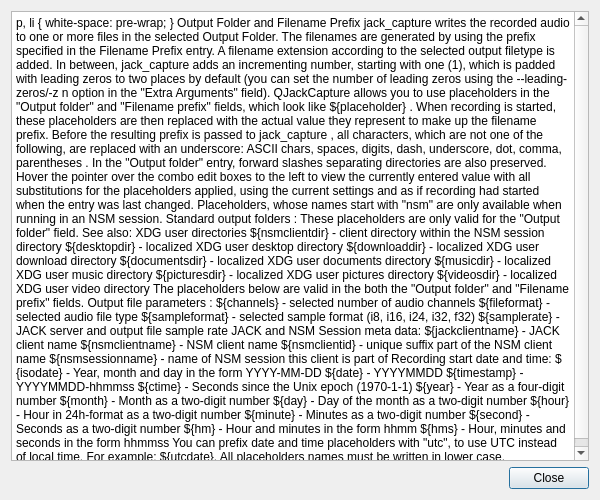
<?xml version="1.0" encoding="UTF-8"?>
<ui version="4.0">
 <class>outputHelpWin</class>
 <widget class="QDialog" name="outputHelpWin">
  <property name="geometry">
   <rect>
    <x>0</x>
    <y>0</y>
    <width>600</width>
    <height>500</height>
   </rect>
  </property>
  <property name="minimumSize">
   <size>
    <width>200</width>
    <height>200</height>
   </size>
  </property>
  <property name="windowTitle">
   <string>Output Folder and Filename Help</string>
  </property>
  <layout class="QVBoxLayout" name="verticalLayout">
   <item>
    <widget class="QTextBrowser" name="textBrowser">
     <property name="html">
      <string>&lt;!DOCTYPE HTML PUBLIC &quot;-//W3C//DTD HTML 4.0//EN&quot; &quot;http://www.w3.org/TR/REC-html40/strict.dtd&quot;&gt;
&lt;html&gt;&lt;head&gt;&lt;meta name=&quot;qrichtext&quot; content=&quot;1&quot; /&gt;&lt;style type=&quot;text/css&quot;&gt;
p, li { white-space: pre-wrap; }
&lt;/style&gt;&lt;/head&gt;&lt;body style=&quot; font-family:'Noto Sans'; font-size:10pt; font-weight:400; font-style:normal;&quot;&gt;
&lt;p style=&quot; margin-top:12px; margin-bottom:12px; margin-left:0px; margin-right:0px; -qt-block-indent:0; text-indent:0px;&quot;&gt;&lt;span style=&quot; font-size:12pt; font-weight:600;&quot;&gt;Output Folder and Filename Prefix&lt;/span&gt;&lt;/p&gt;
&lt;p style=&quot; margin-top:12px; margin-bottom:12px; margin-left:0px; margin-right:0px; -qt-block-indent:0; text-indent:0px;&quot;&gt;&lt;span style=&quot; font-family:'monospace'; font-size:12pt;&quot;&gt;jack_capture&lt;/span&gt;&lt;span style=&quot; font-size:12pt;&quot;&gt; writes the recorded audio to one or more files in the selected &lt;/span&gt;&lt;span style=&quot; font-size:12pt; font-weight:600;&quot;&gt;Output Folder.&lt;/span&gt;&lt;span style=&quot; font-size:12pt;&quot;&gt; The filenames are generated by using the prefix specified in the &lt;/span&gt;&lt;span style=&quot; font-size:12pt; font-weight:600;&quot;&gt;Filename Prefix&lt;/span&gt;&lt;span style=&quot; font-size:12pt;&quot;&gt; entry. A filename extension according to the selected output filetype is added. In between, &lt;/span&gt;&lt;span style=&quot; font-family:'monospace'; font-size:12pt;&quot;&gt;jack_capture&lt;/span&gt;&lt;span style=&quot; font-size:12pt;&quot;&gt; adds an incrementing number, starting with one (1), which is padded with leading zeros to two places by default (you can set the number of leading zeros using the &lt;/span&gt;&lt;span style=&quot; font-family:'monospace'; font-size:12pt;&quot;&gt;--leading-zeros/-z &lt;/span&gt;&lt;span style=&quot; font-family:'monospace'; font-size:12pt; font-style:italic;&quot;&gt;n&lt;/span&gt;&lt;span style=&quot; font-size:12pt;&quot;&gt; option in the &amp;quot;Extra Arguments&amp;quot; field).&lt;/span&gt;&lt;/p&gt;
&lt;p style=&quot; margin-top:12px; margin-bottom:12px; margin-left:0px; margin-right:0px; -qt-block-indent:0; text-indent:0px;&quot;&gt;&lt;span style=&quot; font-size:12pt;&quot;&gt;QJackCapture allows you to use placeholders in the &amp;quot;Output folder&amp;quot; and &amp;quot;Filename prefix&amp;quot; fields, which look like &lt;/span&gt;&lt;span style=&quot; font-family:'monospace'; font-size:12pt;&quot;&gt;${placeholder}&lt;/span&gt;&lt;span style=&quot; font-size:12pt;&quot;&gt;. When recording is started, these placeholders are then replaced with the actual value they represent to make up the filename prefix. Before the resulting prefix is passed to &lt;/span&gt;&lt;span style=&quot; font-family:'monospace'; font-size:12pt;&quot;&gt;jack_capture&lt;/span&gt;&lt;span style=&quot; font-size:12pt;&quot;&gt;, all characters, which are not one of the following, are replaced with an underscore: &lt;/span&gt;&lt;span style=&quot; font-size:12pt; font-style:italic;&quot;&gt;ASCII chars, spaces, digits, dash, underscore, dot, comma, parentheses&lt;/span&gt;&lt;span style=&quot; font-size:12pt;&quot;&gt;. In the &amp;quot;Output folder&amp;quot; entry, forward slashes separating directories are also preserved.&lt;/span&gt;&lt;/p&gt;
&lt;p style=&quot; margin-top:12px; margin-bottom:12px; margin-left:0px; margin-right:0px; -qt-block-indent:0; text-indent:0px;&quot;&gt;&lt;span style=&quot; font-size:12pt;&quot;&gt;Hover the pointer over the combo edit boxes to the left to view the currently entered value with all substitutions for the placeholders applied, using the current settings and as if recording had started when the entry was last changed.&lt;/span&gt;&lt;/p&gt;
&lt;p style=&quot; margin-top:12px; margin-bottom:12px; margin-left:0px; margin-right:0px; -qt-block-indent:0; text-indent:0px;&quot;&gt;&lt;span style=&quot; font-size:12pt;&quot;&gt;Placeholders, whose names start with &lt;/span&gt;&lt;span style=&quot; font-size:12pt; font-style:italic;&quot;&gt;&amp;quot;nsm&amp;quot;&lt;/span&gt;&lt;span style=&quot; font-size:12pt;&quot;&gt; are only available when running in an NSM session. &lt;/span&gt;&lt;/p&gt;
&lt;p style=&quot; margin-top:12px; margin-bottom:12px; margin-left:0px; margin-right:0px; -qt-block-indent:0; text-indent:0px;&quot;&gt;&lt;span style=&quot; font-size:12pt; font-weight:600;&quot;&gt;Standard output folders&lt;/span&gt;&lt;span style=&quot; font-size:12pt;&quot;&gt;: &lt;/span&gt;&lt;/p&gt;
&lt;p style=&quot; margin-top:12px; margin-bottom:12px; margin-left:0px; margin-right:0px; -qt-block-indent:0; text-indent:0px;&quot;&gt;&lt;span style=&quot; font-size:12pt;&quot;&gt;These placeholders are only valid for the &amp;quot;Output folder&amp;quot; field. See also: &lt;/span&gt;&lt;a href=&quot;https://www.freedesktop.org/wiki/Software/xdg-user-dirs/&quot;&gt;&lt;span style=&quot; font-size:12pt; text-decoration: underline; color:#0000ff;&quot;&gt;XDG user directories&lt;/span&gt;&lt;/a&gt;&lt;/p&gt;
&lt;p style=&quot; margin-top:12px; margin-bottom:12px; margin-left:0px; margin-right:0px; -qt-block-indent:0; text-indent:0px;&quot;&gt;&lt;span style=&quot; font-family:'monospace'; font-size:12pt;&quot;&gt;${nsmclientdir}&lt;/span&gt;&lt;span style=&quot; font-size:12pt;&quot;&gt; - client directory within the NSM session directory&lt;br /&gt;&lt;/span&gt;&lt;span style=&quot; font-family:'monospace'; font-size:12pt;&quot;&gt;${desktopdir}&lt;/span&gt;&lt;span style=&quot; font-size:12pt;&quot;&gt; - localized XDG user desktop directory&lt;br /&gt;&lt;/span&gt;&lt;span style=&quot; font-family:'monospace'; font-size:12pt;&quot;&gt;${downloaddir}&lt;/span&gt;&lt;span style=&quot; font-size:12pt;&quot;&gt; - localized XDG user download directory&lt;br /&gt;&lt;/span&gt;&lt;span style=&quot; font-family:'monospace'; font-size:12pt;&quot;&gt;${documentsdir}&lt;/span&gt;&lt;span style=&quot; font-size:12pt;&quot;&gt; - localized XDG user documents directory&lt;br /&gt;&lt;/span&gt;&lt;span style=&quot; font-family:'monospace'; font-size:12pt;&quot;&gt;${musicdir}&lt;/span&gt;&lt;span style=&quot; font-size:12pt;&quot;&gt; - localized XDG user music directory&lt;br /&gt;&lt;/span&gt;&lt;span style=&quot; font-family:'monospace'; font-size:12pt;&quot;&gt;${picturesdir}&lt;/span&gt;&lt;span style=&quot; font-size:12pt;&quot;&gt; - localized XDG user pictures directory&lt;br /&gt;&lt;/span&gt;&lt;span style=&quot; font-family:'monospace'; font-size:12pt;&quot;&gt;${videosdir}&lt;/span&gt;&lt;span style=&quot; font-size:12pt;&quot;&gt; - localized XDG user video directory&lt;/span&gt;&lt;/p&gt;
&lt;p style=&quot; margin-top:12px; margin-bottom:12px; margin-left:0px; margin-right:0px; -qt-block-indent:0; text-indent:0px;&quot;&gt;&lt;span style=&quot; font-size:12pt;&quot;&gt;The placeholders below are valid in the both the &amp;quot;Output folder&amp;quot; and &amp;quot;Filename prefix&amp;quot;  fields.&lt;/span&gt;&lt;/p&gt;
&lt;p style=&quot; margin-top:12px; margin-bottom:12px; margin-left:0px; margin-right:0px; -qt-block-indent:0; text-indent:0px;&quot;&gt;&lt;span style=&quot; font-size:12pt; font-weight:600;&quot;&gt;Output file parameters&lt;/span&gt;&lt;span style=&quot; font-size:12pt;&quot;&gt;: &lt;/span&gt;&lt;/p&gt;
&lt;p style=&quot; margin-top:12px; margin-bottom:12px; margin-left:0px; margin-right:0px; -qt-block-indent:0; text-indent:0px;&quot;&gt;&lt;span style=&quot; font-family:'monospace'; font-size:12pt;&quot;&gt;${channels}&lt;/span&gt;&lt;span style=&quot; font-size:12pt;&quot;&gt; - selected number of audio channels&lt;br /&gt;&lt;/span&gt;&lt;span style=&quot; font-family:'monospace'; font-size:12pt;&quot;&gt;${fileformat}&lt;/span&gt;&lt;span style=&quot; font-size:12pt;&quot;&gt; - selected audio file type&lt;br /&gt;&lt;/span&gt;&lt;span style=&quot; font-family:'monospace'; font-size:12pt;&quot;&gt;${sampleformat}&lt;/span&gt;&lt;span style=&quot; font-size:12pt;&quot;&gt; - selected sample format &lt;/span&gt;&lt;span style=&quot; font-size:12pt; font-style:italic;&quot;&gt;(i8, i16, i24, i32, f32)&lt;/span&gt;&lt;span style=&quot; font-size:12pt;&quot;&gt;&lt;br /&gt;&lt;/span&gt;&lt;span style=&quot; font-family:'monospace'; font-size:12pt;&quot;&gt;${samplerate}&lt;/span&gt;&lt;span style=&quot; font-size:12pt;&quot;&gt; - JACK server and output file sample rate&lt;/span&gt;&lt;/p&gt;
&lt;p style=&quot; margin-top:12px; margin-bottom:12px; margin-left:0px; margin-right:0px; -qt-block-indent:0; text-indent:0px;&quot;&gt;&lt;span style=&quot; font-size:12pt; font-weight:600;&quot;&gt;JACK and NSM Session meta data:&lt;/span&gt;&lt;/p&gt;
&lt;p style=&quot; margin-top:12px; margin-bottom:12px; margin-left:0px; margin-right:0px; -qt-block-indent:0; text-indent:0px;&quot;&gt;&lt;span style=&quot; font-family:'monospace'; font-size:12pt;&quot;&gt;${jackclientname}&lt;/span&gt;&lt;span style=&quot; font-size:12pt;&quot;&gt; - JACK client name&lt;br /&gt;&lt;/span&gt;&lt;span style=&quot; font-family:'monospace'; font-size:12pt;&quot;&gt;${nsmclientname}&lt;/span&gt;&lt;span style=&quot; font-size:12pt;&quot;&gt; - NSM client name&lt;br /&gt;&lt;/span&gt;&lt;span style=&quot; font-family:'monospace'; font-size:12pt;&quot;&gt;${nsmclientid}&lt;/span&gt;&lt;span style=&quot; font-size:12pt;&quot;&gt; - unique suffix part of the NSM client name&lt;/span&gt;&lt;br /&gt;&lt;span style=&quot; font-family:'monospace'; font-size:12pt;&quot;&gt;${nsmsessionname}&lt;/span&gt;&lt;span style=&quot; font-size:12pt;&quot;&gt; - name of NSM session this client is part of&lt;/span&gt;&lt;/p&gt;
&lt;p style=&quot; margin-top:12px; margin-bottom:12px; margin-left:0px; margin-right:0px; -qt-block-indent:0; text-indent:0px;&quot;&gt;&lt;span style=&quot; font-size:12pt; font-weight:600;&quot;&gt;Recording start date and time:&lt;/span&gt;&lt;/p&gt;
&lt;p style=&quot; margin-top:12px; margin-bottom:12px; margin-left:0px; margin-right:0px; -qt-block-indent:0; text-indent:0px;&quot;&gt;&lt;span style=&quot; font-family:'monospace'; font-size:12pt;&quot;&gt;${isodate}&lt;/span&gt;&lt;span style=&quot; font-size:12pt;&quot;&gt; - Year, month and day in the form &lt;/span&gt;&lt;span style=&quot; font-size:12pt; font-style:italic;&quot;&gt;YYYY-MM-DD&lt;/span&gt;&lt;span style=&quot; font-size:12pt;&quot;&gt;&lt;br /&gt;&lt;/span&gt;&lt;span style=&quot; font-family:'monospace'; font-size:12pt;&quot;&gt;${date}&lt;/span&gt;&lt;span style=&quot; font-size:12pt;&quot;&gt; - &lt;/span&gt;&lt;span style=&quot; font-size:12pt; font-style:italic;&quot;&gt;YYYYMMDD&lt;/span&gt;&lt;span style=&quot; font-size:12pt;&quot;&gt;&lt;br /&gt;&lt;/span&gt;&lt;span style=&quot; font-family:'monospace'; font-size:12pt;&quot;&gt;${timestamp}&lt;/span&gt;&lt;span style=&quot; font-size:12pt;&quot;&gt; - &lt;/span&gt;&lt;span style=&quot; font-size:12pt; font-style:italic;&quot;&gt;YYYYMMDD-hhmmss&lt;/span&gt;&lt;span style=&quot; font-size:12pt;&quot;&gt;&lt;br /&gt;&lt;/span&gt;&lt;span style=&quot; font-family:'monospace'; font-size:12pt;&quot;&gt;${ctime}&lt;/span&gt;&lt;span style=&quot; font-size:12pt;&quot;&gt; - Seconds since the Unix epoch (1970-1-1)&lt;br /&gt;&lt;/span&gt;&lt;span style=&quot; font-family:'monospace'; font-size:12pt;&quot;&gt;${year}&lt;/span&gt;&lt;span style=&quot; font-size:12pt;&quot;&gt; - Year as a four-digit number&lt;br /&gt;&lt;/span&gt;&lt;span style=&quot; font-family:'monospace'; font-size:12pt;&quot;&gt;${month}&lt;/span&gt;&lt;span style=&quot; font-size:12pt;&quot;&gt; - Month as a two-digit number&lt;br /&gt;&lt;/span&gt;&lt;span style=&quot; font-family:'monospace'; font-size:12pt;&quot;&gt;${day}&lt;/span&gt;&lt;span style=&quot; font-size:12pt;&quot;&gt; - Day of the month as a two-digit number&lt;br /&gt;&lt;/span&gt;&lt;span style=&quot; font-family:'monospace'; font-size:12pt;&quot;&gt;${hour}&lt;/span&gt;&lt;span style=&quot; font-size:12pt;&quot;&gt; - Hour in 24h-format as a two-digit number&lt;br /&gt;&lt;/span&gt;&lt;span style=&quot; font-family:'monospace'; font-size:12pt;&quot;&gt;${minute}&lt;/span&gt;&lt;span style=&quot; font-size:12pt;&quot;&gt; - Minutes as a two-digit number&lt;br /&gt;&lt;/span&gt;&lt;span style=&quot; font-family:'monospace'; font-size:12pt;&quot;&gt;${second}&lt;/span&gt;&lt;span style=&quot; font-size:12pt;&quot;&gt; - Seconds as a two-digit number&lt;br /&gt;&lt;/span&gt;&lt;span style=&quot; font-family:'monospace'; font-size:12pt;&quot;&gt;${hm}&lt;/span&gt;&lt;span style=&quot; font-size:12pt;&quot;&gt; - Hour and minutes in the form &lt;/span&gt;&lt;span style=&quot; font-size:12pt; font-style:italic;&quot;&gt;hhmm&lt;/span&gt;&lt;span style=&quot; font-size:12pt;&quot;&gt;&lt;br /&gt;&lt;/span&gt;&lt;span style=&quot; font-family:'monospace'; font-size:12pt;&quot;&gt;${hms}&lt;/span&gt;&lt;span style=&quot; font-size:12pt;&quot;&gt; - Hour, minutes and seconds in the form &lt;/span&gt;&lt;span style=&quot; font-size:12pt; font-style:italic;&quot;&gt;hhmmss&lt;/span&gt;&lt;/p&gt;
&lt;p style=&quot; margin-top:12px; margin-bottom:12px; margin-left:0px; margin-right:0px; -qt-block-indent:0; text-indent:0px;&quot;&gt;&lt;span style=&quot; font-size:12pt;&quot;&gt;You can prefix date and time placeholders with &amp;quot;utc&amp;quot;, to use UTC instead of local time. For example: ${utcdate}.&lt;/span&gt;&lt;/p&gt;
&lt;p style=&quot; margin-top:12px; margin-bottom:12px; margin-left:0px; margin-right:0px; -qt-block-indent:0; text-indent:0px;&quot;&gt;&lt;span style=&quot; font-size:12pt;&quot;&gt;All placeholders names must be written in lower case.&lt;/span&gt;&lt;/p&gt;&lt;/body&gt;&lt;/html&gt;</string>
     </property>
     <property name="openExternalLinks">
      <bool>true</bool>
     </property>
     <property name="openLinks">
      <bool>true</bool>
     </property>
    </widget>
   </item>
   <item>
    <widget class="QDialogButtonBox" name="buttonBox">
     <property name="orientation">
      <enum>Qt::Horizontal</enum>
     </property>
     <property name="standardButtons">
      <set>QDialogButtonBox::Close</set>
     </property>
    </widget>
   </item>
  </layout>
 </widget>
 <resources/>
 <connections>
  <connection>
   <sender>buttonBox</sender>
   <signal>accepted()</signal>
   <receiver>outputHelpWin</receiver>
   <slot>accept()</slot>
   <hints>
    <hint type="sourcelabel">
     <x>248</x>
     <y>254</y>
    </hint>
    <hint type="destinationlabel">
     <x>157</x>
     <y>274</y>
    </hint>
   </hints>
  </connection>
  <connection>
   <sender>buttonBox</sender>
   <signal>rejected()</signal>
   <receiver>outputHelpWin</receiver>
   <slot>reject()</slot>
   <hints>
    <hint type="sourcelabel">
     <x>316</x>
     <y>260</y>
    </hint>
    <hint type="destinationlabel">
     <x>286</x>
     <y>274</y>
    </hint>
   </hints>
  </connection>
 </connections>
</ui>
